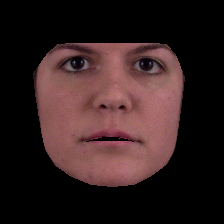
%> input picture 000000.png, 224 x 224 px
$ octave test_color.m   (GNU Octave 9; MATLAB toolbox functions it lacks are replaced by stand-ins)
%> lines starting %> are read from the running program, lines starting %| are printed output that depends on the picture
clear
close all

img = imread('./000000.png');
%> img is the input picture: size 224x224x3 uint8; mean R, G, B 49.3, 31.2, 31.1
figure(1)
histogram(img(:,:,1))
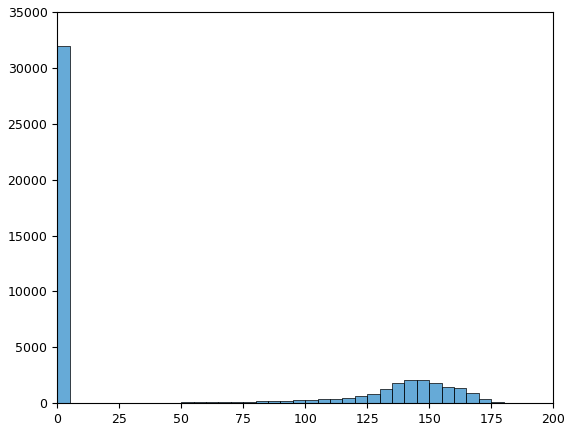
%> figure redrawn from the program's plot data; tallest bar 31920 high, from x = 0 to 5

figure(2)
histogram(img(:,:,2))
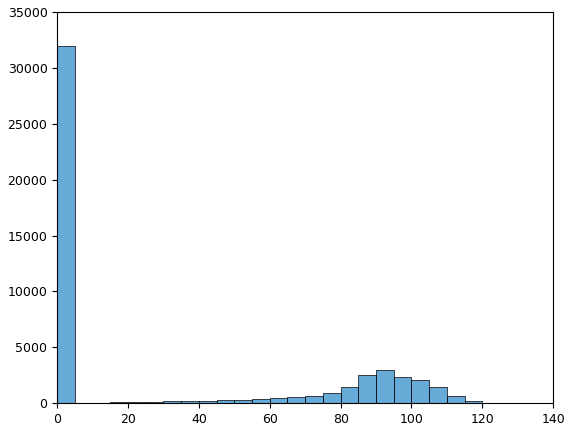
%> figure redrawn from the program's plot data; tallest bar 32002 high, from x = 0 to 5

figure(3)
histogram(img(:,:,3))
%> figure, not shown here; tallest bar 31917 high, from x = 0 to 5

%> (the run ends here)

$ run again, with average_color.png copied over 000000.png
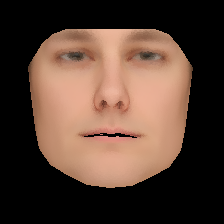
%> input picture average_color.png, 224 x 224 px
%> img is the input picture: size 224x224x3 uint8; mean R, G, B 86.1, 63.6, 51.7
%> `histogram(img(:,:,1))`:
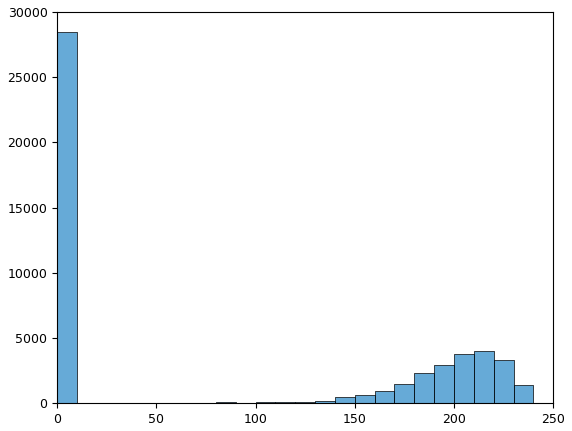
%> figure redrawn from the program's plot data; tallest bar 28446 high, from x = 0 to 10
%> `histogram(img(:,:,2))`:
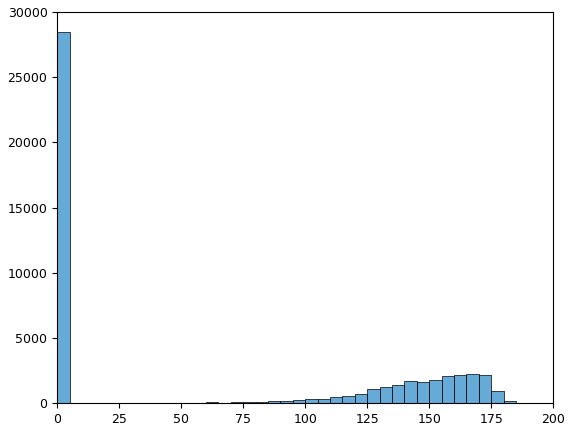
%> figure redrawn from the program's plot data; tallest bar 28446 high, from x = 0 to 5
